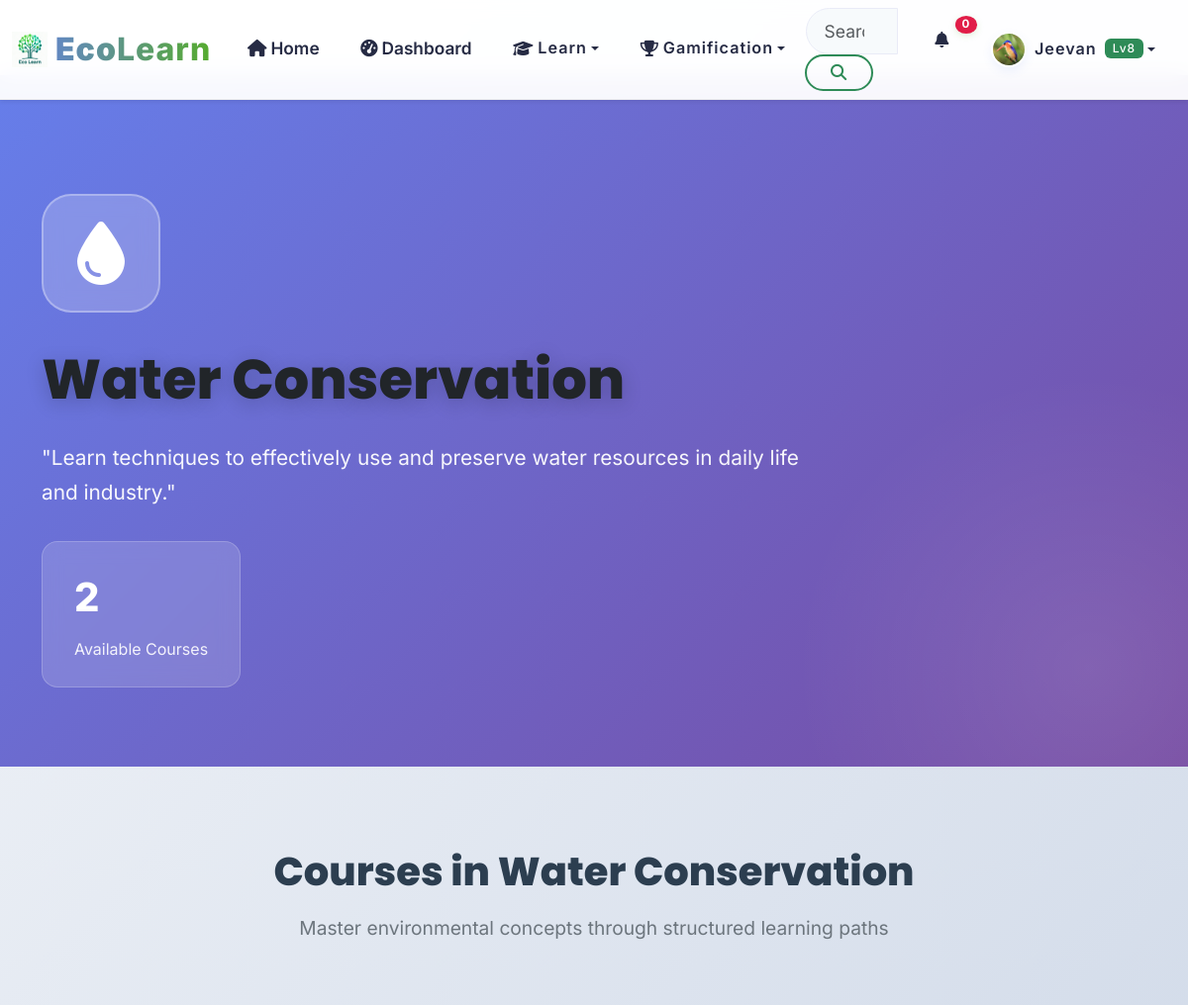
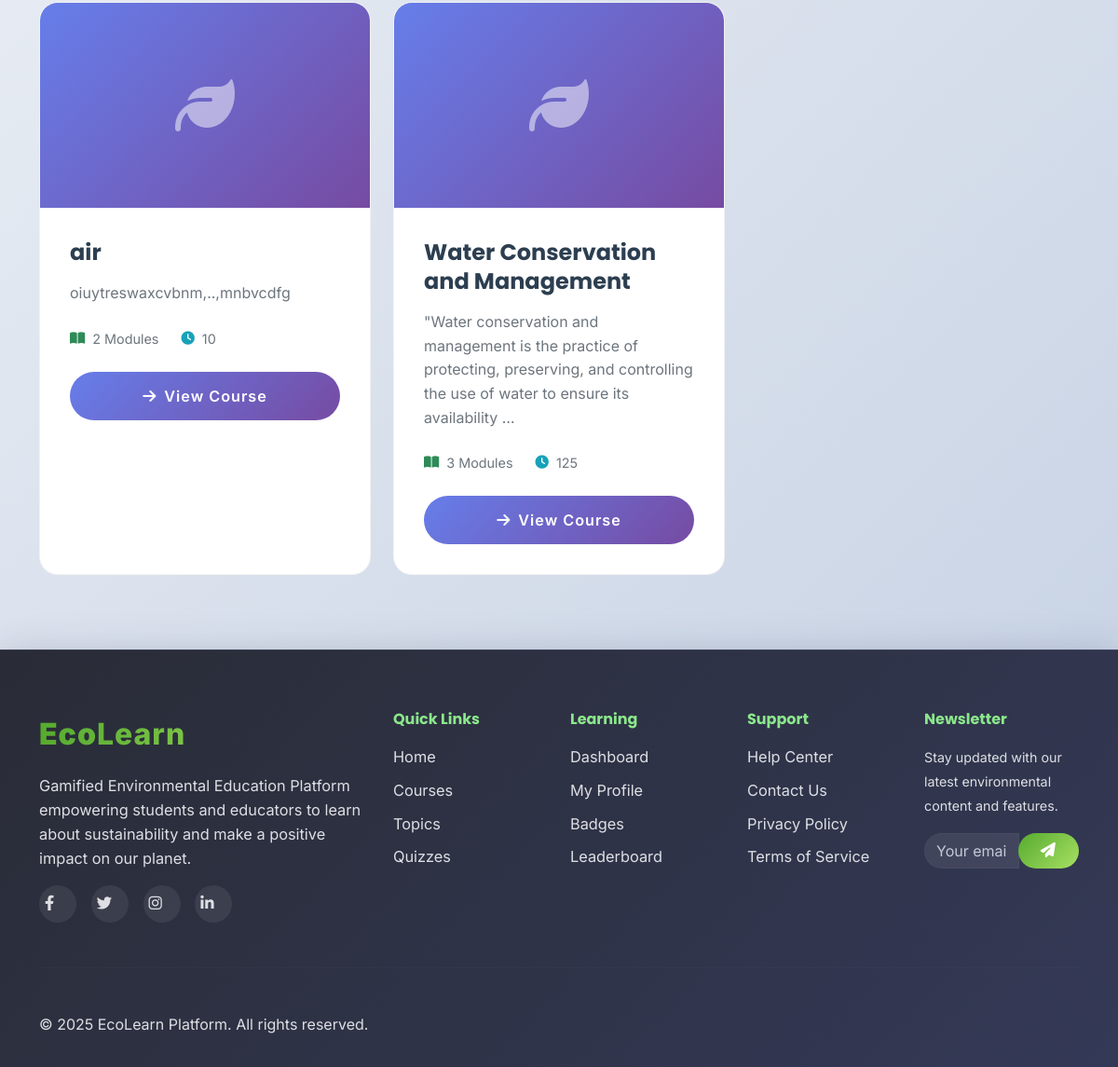
The page /topic/water-conservation/ (signed in) on the database its author committed (2 pictures, top to bottom).
### apps/accounts/models.py (models this page shows, shortened)
class User(AbstractUser):
    email = models.EmailField(unique=True)
    first_name = models.CharField(max_length=30)
    last_name = models.CharField(max_length=30)
    USER_TYPES = (
        ('student', 'Student'),
        ('teacher', 'Teacher'),
        ('admin', 'Administrator'),
    )
    user_type = models.CharField(max_length=20, choices=USER_TYPES, default='student')
    institution = models.CharField(max_length=100, blank=True)
    grade_level = models.CharField(max_length=20, blank=True)
    student_id = models.CharField(max_length=100, blank=True)  # NEW
    avatar = models.ImageField(upload_to='avatars/', blank=True, null=True)
    bio = models.TextField(max_length=500, blank=True)
    date_of_birth = models.DateField(blank=True, null=True)
    phone = models.CharField(max_length=20, blank=True)  # NEW
    total_points = models.IntegerField(default=0)
    level = models.IntegerField(default=1)
    experience_points = models.IntegerField(default=0)
    last_login_streak = models.IntegerField(default=0)
    total_lessons_completed = models.IntegerField(default=0)
    total_quizzes_taken = models.IntegerField(default=0)
    preferred_language = models.CharField(max_length=10, default='en')
    notifications_enabled = models.BooleanField(default=True)
    email_notifications = models.BooleanField(default=False)
    show_on_leaderboard = models.BooleanField(default=True)
    learning_style = models.CharField(max_length=50, blank=True)
    created_at = models.DateTimeField(auto_now_add=True)
    updated_at = models.DateTimeField(auto_now=True)
    is_verified = models.BooleanField(default=False)
    USERNAME_FIELD = 'email'
    REQUIRED_FIELDS = ['username', 'first_name', 'last_name']
    class Meta:
        db_table = 'users'
        verbose_name = 'User'
        verbose_name_plural = 'Users'

### apps/core/models.py (models this page shows, shortened)
class Topic(models.Model):
    DIFFICULTY_CHOICES = [
        ('beginner', 'Beginner'),
        ('intermediate', 'Intermediate'),
        ('advanced', 'Advanced'),
    ]
    COLOR_CHOICES = [
        ('#E53E3E', 'Red'),
        ('#DD6B20', 'Orange'),
        ('#38A169', 'Green'),
        ('#805AD5', 'Purple'),
        ('#3182CE', 'Blue'),
        ('#319795', 'Teal'),
    ]
    name = models.CharField(max_length=100)
    slug = models.SlugField(unique=True, blank=True)
    description = models.TextField()
    icon = models.CharField(max_length=50, help_text="FontAwesome icon class (e.g., fas fa-thermometer-half)")
    background_color = models.CharField(max_length=7, choices=COLOR_CHOICES, default='#38A169')
    difficulty_level = models.CharField(max_length=20, choices=DIFFICULTY_CHOICES, default='beginner')
    is_active = models.BooleanField(default=True)
    order = models.IntegerField(default=0)
    created_at = models.DateTimeField(auto_now_add=True)
    class Meta:
        ordering = ['order', 'name']

class Course(models.Model):
    title = models.CharField(max_length=200)
    slug = models.SlugField(unique=True, blank=True)
    description = models.TextField()
    duration = models.PositiveIntegerField(help_text="Duration in minutes")
    completion_points = models.PositiveIntegerField(default=150, help_text="Points awarded for completing this course")
    thumbnail = models.ImageField(upload_to='course_thumbnails/', blank=True, null=True)
    topic = models.ForeignKey(Topic, on_delete=models.CASCADE, related_name='courses', null=True, blank=True)
    created_at = models.DateTimeField(auto_now_add=True)
    class Meta:
        ordering = ['-created_at']

### apps/core/views.py (the view)
# urls.py: path('topic/<slug:slug>/', views.topic_detail, name='topic_detail'),
def topic_detail(request, slug):
    topic = get_object_or_404(Topic, slug=slug, is_active=True)
    all_courses = topic.courses.all()
    context = {
        'topic': topic,
        'courses': all_courses,
        'total_courses': all_courses.count(),
        'total_learners': 0,
    }
    return render(request, 'core/topic_detail.html', context)

### apps/accounts/context_processors.py (called while the page is built)
def user_gamification(request):
    if request.user.is_authenticated:
        if getattr(request.user, 'user_type', None) != 'student':
            return {
                'user_level': 0,
                'user_points': 0,
                'user_badges': 0,
            }
        try:
            progress = UserProgress.objects.get(user=request.user)
            level = progress.get_level()
            points = progress.total_points
            badges = request.user.earned_badges.count() if hasattr(request.user, 'earned_badges') else 0
        except UserProgress.DoesNotExist:
            level = 1
            points = 0
            badges = 0
    else:
        level = 0
        points = 0
        badges = 0
    return {
        'user_level': level,
        'user_points': points,
        'user_badges': badges,
    }

### apps/gamification/models.py (called while the page is built)
    def get_level(self):
        pts = self.total_points
        for i, threshold in enumerate(self.LEVEL_THRESHOLDS):
            if pts < threshold:
                return i
        return len(self.LEVEL_THRESHOLDS)

### templates/core/topic_detail.html (shortened to what this page needs)
{% extends 'base.html' %}
{% load static %}
{% block body_class %}topic-detail-page{% endblock %}
{% block content %}
<div class="topic-hero">
    <div class="container">
        <div class="topic-icon-large">
            <i class="fas {{ topic.icon|default:'fa-leaf' }}"></i>
        </div>
        <h1 class="topic-title">{{ topic.name }}</h1>
        <p class="topic-description">{{ topic.description }}</p>
        <div class="topic-stats">
            <div class="stat-box">
                <div class="stat-number">{{ total_courses }}</div>
                <div class="stat-label">Available Courses</div>
            </div>
        </div>
    </div>
</div>
<div class="courses-section">
    <div class="container">
        <div class="section-header">
            <h2 class="section-title">Courses in {{ topic.name }}</h2>
            <p class="section-subtitle">Master environmental concepts through structured learning paths</p>
        </div>
        {% if courses %}
        <div class="row g-4">
            {% for course in courses %}
            <div class="col-lg-4 col-md-6">
                <div class="course-card">
                    <div class="course-image">
                        {% if course.image %}
                            <img src="{{ course.image.url }}" alt="{{ course.title }}">
                        {% else %}
                            <div class="d-flex align-items-center justify-content-center h-100">
                                <i class="fas fa-leaf fa-4x text-white opacity-50"></i>
                            </div>
                        {% endif %}
                    </div>
                    <div class="course-body">
                        <h3 class="course-title">{{ course.title }}</h3>
                        <p class="course-description">{{ course.description|truncatewords:20 }}</p>
                        <div class="course-meta">
                            <div class="meta-item">
                                <i class="fas fa-book-open text-primary"></i>
                                <span>{{ course.modules.count }} Modules</span>
                            </div>
                            <div class="meta-item">
                                <i class="fas fa-clock text-info"></i>
                                <span>{{ course.duration|default:"Self-paced" }}</span>
                            </div>
                        </div>
                        <a href="{% url 'core:course_detail' course.slug %}" class="btn btn-view-course">
                            <i class="fas fa-arrow-right me-2"></i>View Course
                        </a>
                    </div>
                </div>
            </div>
            {% endfor %}
        </div>
        {% endif %}
    </div>
</div>
{% endblock %}

### templates/components/navigation.html (shortened to what this page needs)
{% load static %}
<nav class="navbar navbar-expand-lg navbar-light bg-white shadow-sm fixed-top">
    <div class="container-fluid">
        <a class="navbar-brand d-flex align-items-center" href="{% url 'core:home' %}">
            <img src="{% static 'images/Logos.png' %}" alt="EEP Logo" class="navbar-logo me-2" style="height: 32px;">
            <span class="brand-text"><strong class="text-primary">Eco</strong><span class="text-success">Learn</span></span>
        </a>
        <div class="collapse navbar-collapse" id="navbarNav">
            <ul class="navbar-nav me-auto">
                <li class="nav-item">
                    <a class="nav-link {% if request.resolver_match.url_name == 'home' %}active{% endif %}" href="{% url 'core:home' %}">
                        <i class="fas fa-home me-1"></i>Home
                    </a>
                </li>
                {% if user.is_authenticated %}
                    {% if user.user_type != 'teacher' %}
                    <li class="nav-item">
                        <a class="nav-link {% if request.resolver_match.url_name == 'dashboard' %}active{% endif %}" href="{% url 'core:dashboard' %}">
                            <i class="fas fa-tachometer-alt me-1"></i>Dashboard
                        </a>
                    </li>
                    {% endif %}
                {% endif %}
                 {% if user.user_type != 'teacher' %}
                <li class="nav-item dropdown">
                    <button class="nav-link dropdown-toggle btn btn-link border-0 bg-transparent" type="button" data-bs-toggle="dropdown">
                        <i class="fas fa-graduation-cap me-1"></i>Learn
                    </button>
                </li>
                {% endif %}
                {% if user.is_authenticated %}
                <li class="nav-item dropdown">
                    <button class="nav-link dropdown-toggle btn btn-link border-0 bg-transparent" type="button" data-bs-toggle="dropdown">
                        <i class="fas fa-trophy me-1"></i>Gamification
                    </button>
                </li>
                {% endif %}
            </ul>
            <form class="d-flex me-3" role="search">
                <div class="input-group">
                    <input class="form-control search-input" type="search" placeholder="Search courses, topics..." aria-label="Search" id="globalSearch">
                    <button class="btn btn-outline-primary" type="submit">
                        <i class="fas fa-search"></i>
                    </button>
                </div>
            </form>
            <ul class="navbar-nav">
                {% if user.is_authenticated %}
                    <li class="nav-item dropdown">
                        <button class="nav-link notification-toggle btn btn-link border-0 bg-transparent" type="button" data-bs-toggle="dropdown">
                            <i class="fas fa-bell"></i>
                            <span class="notification-badge" id="notificationCount">0</span>
                        </button>
                    </li>
                    <li class="nav-item dropdown">
                        <button class="nav-link dropdown-toggle user-menu btn btn-link border-0 bg-transparent" type="button" data-bs-toggle="dropdown">
                            <img src="{% if user.avatar %}{{ user.avatar.url }}{% else %}{% static 'images/avatars/default.png' %}{% endif %}" alt="Profile" class="user-avatar me-2">
                            <span class="user-name">{{ user.first_name }}</span>
                            <span class="user-level badge bg-primary ms-2">Lv{{ user_level }}</span>
                        </button>
                    </li>
                {% endif %}
            </ul>
        </div>
    </div>
</nav>

### static/css/base.css (style rules this page uses)
:root { --primary-color: #2E8B57; --primary-light: #3CB371; --primary-dark: #228B22; --secondary-color: #20B2AA; --accent-color: #32CD32; --success-color: #28a745; --info-color: #17a2b8; --warning-color: #ffc107; --danger-color: #dc3545; --white: #ffffff; --gray-50: #f8f9fa; --gray-100: #e9ecef; --gray-200: #dee2e6; --gray-300: #ced4da; --gray-400: #adb5bd; --gray-500: #6c757d; --gray-600: #495057; --gray-700: #343a40; --gray-800: #212529; --gray-900: #000000; --font-primary: 'Inter', -apple-system, BlinkMacSystemFont, sans-serif; --font-heading: 'Poppins', sans-serif; --spacing-xs: 0.25rem; --spacing-sm: 0.5rem; --spacing-md: 1rem; --spacing-lg: 1.5rem; --spacing-xl: 2rem; --spacing-2xl: 3rem; --radius-sm: 0.25rem; --radius-md: 0.375rem; --radius-lg: 0.5rem; --radius-xl: 0.75rem; --radius-2xl: 1rem; --radius-full: 9999px; --shadow-sm: 0 1px 2px 0 rgba(0, 0, 0, 0.05); --shadow-md: 0 4px 6px -1px rgba(0, 0, 0, 0.1); --shadow-lg: 0 10px 15px -3px rgba(0, 0, 0, 0.1); --shadow-xl: 0 20px 25px -5px rgba(0, 0, 0, 0.1); --transition-fast: 150ms ease-in-out; --transition-normal: 300ms ease-in-out; --transition-slow: 500ms ease-in-out; }
* { box-sizing: border-box; }
body { font-family: var(--font-primary); font-size: 1rem; line-height: 1.6; color: var(--gray-700); background-color: #f5f7fa; -webkit-font-smoothing: antialiased; -moz-osx-font-smoothing: grayscale; }
h1, h2, h3, h4, h5, h6 { font-family: var(--font-heading); font-weight: 600; line-height: 1.3; color: var(--gray-800); margin-bottom: var(--spacing-md); }
p { margin-bottom: var(--spacing-md); }
a { color: var(--primary-color); text-decoration: none; transition: color var(--transition-fast); }
.navbar { backdrop-filter: blur(10px); background-color: rgba(255, 255, 255, 0.95) !important; border-bottom: 1px solid var(--gray-200); transition: all var(--transition-normal); }
.navbar-brand { font-weight: 700; font-size: 1.25rem; }
.navbar-logo { height: 32px; width: auto; }
.nav-link { font-weight: 500; padding: var(--spacing-sm) var(--spacing-md) !important; border-radius: var(--radius-md); transition: all var(--transition-fast); }
.user-avatar { width: 32px; height: 32px; border-radius: var(--radius-full); object-fit: cover; border: 2px solid var(--white); }
.user-menu { display: flex; align-items: center; padding: var(--spacing-xs) var(--spacing-md); border-radius: var(--radius-lg); transition: all var(--transition-fast); }
.notification-toggle { position: relative; }
.notification-badge { position: absolute; top: -2px; right: -2px; background-color: var(--danger-color); color: var(--white); font-size: 0.75rem; font-weight: 600; padding: 2px 6px; border-radius: var(--radius-full); min-width: 18px; height: 18px; display: flex; align-items: center; justify-content: center; }
.search-input { min-width: 250px; border-radius: var(--radius-lg); border: 1px solid var(--gray-300); padding: var(--spacing-sm) var(--spacing-md); transition: all var(--transition-fast); }
.btn { font-weight: 500; border-radius: var(--radius-md); padding: var(--spacing-sm) var(--spacing-lg); transition: all var(--transition-fast); border: none; cursor: pointer; display: inline-flex; align-items: center; justify-content: center; text-decoration: none; }
.btn-outline-primary { border: 2px solid var(--primary-color); color: var(--primary-color); background: transparent; }
.badge { font-weight: 500; padding: 4px 8px; border-radius: var(--radius-md); font-size: 0.75rem; }
.text-primary { color: var(--primary-color) !important; }
.text-success { color: var(--success-color) !important; }
.text-info { color: var(--info-color) !important; }
.bg-primary { background-color: var(--primary-color) !important; }

### rows shown on the page
User: avatar (picture), first_name "Jeevan"
Topic: name "Water Conservation", description "\"Learn techniques to effectively use and preserve water resources in daily life and industry.\""
Course: title "air", description "oiuytreswaxcvbnm,..,mnbvcdfg", modules.count "2", duration "10"
Course: title "Water Conservation and Management", description "\"Water conservation and management is the practice of protecting, preserving, and controlling the use of water to ensure its availability …", modules.count "3", duration "125"

### other values the page prints
{{ user_level }} "8"
{{ total_courses }} "2"
